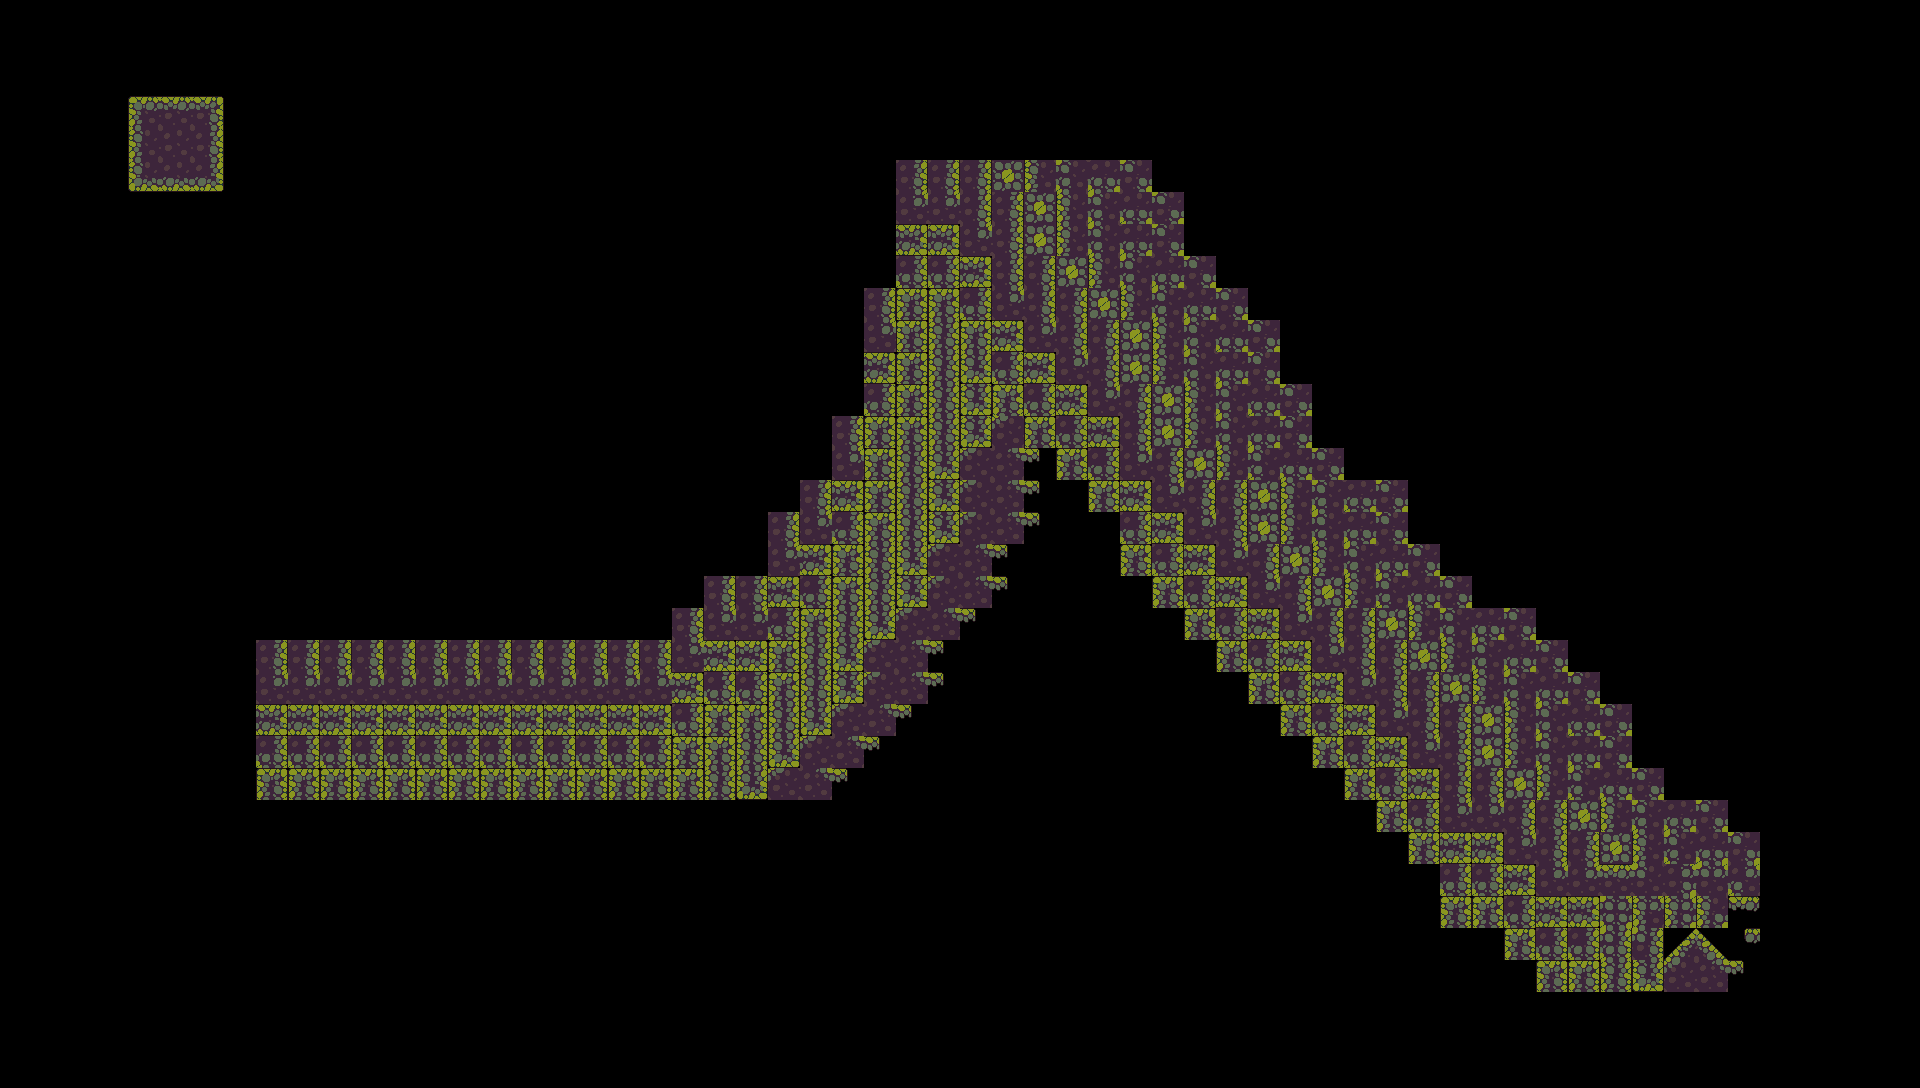

A level layout from a 2D game, rendered from its tile map. Below: a short description, then the map file with its tile-grid data intact:
An orthogonal 60x34 tile map with 32x32 px tiles, 1 tile layer (Слой тайлов 1).

<map version="1.2" tiledversion="1.3.1" orientation="orthogonal" renderorder="right-down" compressionlevel="0" width="60" height="34" tilewidth="32" tileheight="32" infinite="0" nextlayerid="2" nextobjectid="1">
 <editorsettings>
  <export target="maps/blindForest.json" format="json" />
 </editorsettings>
 <tileset firstgid="1" name="Tileset" tilewidth="32" tileheight="32" tilecount="60" columns="10">
  <image source="swamplands/1 Tiles/Tileset.png" width="320" height="192" />
 </tileset>
 <layer id="1" name="Слой тайлов 1" width="60" height="34">
  <data encoding="csv">
0,0,0,0,0,0,0,0,0,0,0,0,0,0,0,0,0,0,0,0,0,0,0,0,0,0,0,0,0,0,0,0,0,0,0,0,0,0,0,0,0,0,0,0,0,0,0,0,0,0,0,0,0,0,0,0,0,0,0,0,
0,0,0,0,0,0,0,0,0,0,0,0,0,0,0,0,0,0,0,0,0,0,0,0,0,0,0,0,0,0,0,0,0,0,0,0,0,0,0,0,0,0,0,0,0,0,0,0,0,0,0,0,0,0,0,0,0,0,0,0,
0,0,0,0,0,0,0,0,0,0,0,0,0,0,0,0,0,0,0,0,0,0,0,0,0,0,0,0,0,0,0,0,0,0,0,0,0,0,0,0,0,0,0,0,0,0,0,0,0,0,0,0,0,0,0,0,0,0,0,0,
0,0,0,0,1,2,3,0,0,0,0,0,0,0,0,0,0,0,0,0,0,0,0,0,0,0,0,0,0,0,0,0,0,0,0,0,0,0,0,0,0,0,0,0,0,0,0,0,0,0,0,0,0,0,0,0,0,0,0,0,
0,0,0,0,11,12,13,0,0,0,0,0,0,0,0,0,0,0,0,0,0,0,0,0,0,0,0,0,0,0,0,0,0,0,0,0,0,0,0,0,0,0,0,0,0,0,0,0,0,0,0,0,0,0,0,0,0,0,0,0,
0,0,0,0,21,22,23,0,0,0,0,0,0,0,0,0,0,0,0,0,0,0,0,0,0,0,0,0,14,14,14,15,16,17,18,19,0,0,0,0,0,0,0,0,0,0,0,0,0,0,0,0,0,0,0,0,0,0,0,0,
0,0,0,0,0,0,0,0,0,0,0,0,0,0,0,0,0,0,0,0,0,0,0,0,0,0,0,0,24,24,14,14,15,16,17,18,19,0,0,0,0,0,0,0,0,0,0,0,0,0,0,0,0,0,0,0,0,0,0,0,
0,0,0,0,0,0,0,0,0,0,0,0,0,0,0,0,0,0,0,0,0,0,0,0,0,0,0,0,34,34,24,14,15,16,17,18,19,0,0,0,0,0,0,0,0,0,0,0,0,0,0,0,0,0,0,0,0,0,0,0,
0,0,0,0,0,0,0,0,0,0,0,0,0,0,0,0,0,0,0,0,0,0,0,0,0,0,0,0,44,44,34,14,14,15,16,17,18,19,0,0,0,0,0,0,0,0,0,0,0,0,0,0,0,0,0,0,0,0,0,0,
0,0,0,0,0,0,0,0,0,0,0,0,0,0,0,0,0,0,0,0,0,0,0,0,0,0,0,14,54,54,44,24,14,14,15,16,17,18,19,0,0,0,0,0,0,0,0,0,0,0,0,0,0,0,0,0,0,0,0,0,
0,0,0,0,0,0,0,0,0,0,0,0,0,0,0,0,0,0,0,0,0,0,0,0,0,0,0,24,54,55,54,34,24,14,14,15,16,17,18,19,0,0,0,0,0,0,0,0,0,0,0,0,0,0,0,0,0,0,0,0,
0,0,0,0,0,0,0,0,0,0,0,0,0,0,0,0,0,0,0,0,0,0,0,0,0,0,0,34,54,55,56,44,34,24,14,15,16,17,18,19,0,0,0,0,0,0,0,0,0,0,0,0,0,0,0,0,0,0,0,0,
0,0,0,0,0,0,0,0,0,0,0,0,0,0,0,0,0,0,0,0,0,0,0,0,0,0,0,44,54,55,56,54,44,34,24,14,15,16,17,18,19,0,0,0,0,0,0,0,0,0,0,0,0,0,0,0,0,0,0,0,
0,0,0,0,0,0,0,0,0,0,0,0,0,0,0,0,0,0,0,0,0,0,0,0,0,0,14,54,54,55,56,57,54,44,34,14,15,16,17,18,19,0,0,0,0,0,0,0,0,0,0,0,0,0,0,0,0,0,0,0,
0,0,0,0,0,0,0,0,0,0,0,0,0,0,0,0,0,0,0,0,0,0,0,0,0,0,24,54,55,56,57,58,59,54,44,24,14,15,16,17,18,19,0,0,0,0,0,0,0,0,0,0,0,0,0,0,0,0,0,0,
0,0,0,0,0,0,0,0,0,0,0,0,0,0,0,0,0,0,0,0,0,0,0,0,0,14,34,54,55,56,57,58,59,0,54,34,24,14,14,15,16,17,18,19,0,0,0,0,0,0,0,0,0,0,0,0,0,0,0,0,
0,0,0,0,0,0,0,0,0,0,0,0,0,0,0,0,0,0,0,0,0,0,0,0,14,24,44,54,55,56,57,58,59,0,0,44,34,24,14,15,16,17,18,19,0,0,0,0,0,0,0,0,0,0,0,0,0,0,0,0,
0,0,0,0,0,0,0,0,0,0,0,0,0,0,0,0,0,0,0,0,0,0,0,0,24,34,54,55,56,57,58,59,0,0,0,54,44,34,24,14,15,16,17,18,19,0,0,0,0,0,0,0,0,0,0,0,0,0,0,0,
0,0,0,0,0,0,0,0,0,0,0,0,0,0,0,0,0,0,0,0,0,0,14,14,34,44,54,55,56,57,58,59,0,0,0,0,54,44,34,24,14,15,16,17,18,19,0,0,0,0,0,0,0,0,0,0,0,0,0,0,
0,0,0,0,0,0,0,0,0,0,0,0,0,0,0,0,0,0,0,0,0,14,24,24,44,54,55,56,57,58,59,0,0,0,0,0,0,54,44,34,24,14,14,15,16,17,18,19,0,0,0,0,0,0,0,0,0,0,0,0,
0,0,0,0,0,0,0,0,14,14,14,14,14,14,14,14,14,14,14,14,14,24,34,34,54,55,56,57,58,59,0,0,0,0,0,0,0,0,54,44,34,24,14,14,15,16,17,18,19,0,0,0,0,0,0,0,0,0,0,0,
0,0,0,0,0,0,0,0,24,24,24,24,24,24,24,24,24,24,24,24,24,34,44,44,54,55,56,57,58,59,0,0,0,0,0,0,0,0,0,54,44,34,24,14,14,15,16,17,18,19,0,0,0,0,0,0,0,0,0,0,
0,0,0,0,0,0,0,0,34,34,34,34,34,34,34,34,34,34,34,34,34,44,54,54,55,56,57,58,59,0,0,0,0,0,0,0,0,0,0,0,54,44,34,24,14,14,15,16,17,18,19,0,0,0,0,0,0,0,0,0,
0,0,0,0,0,0,0,0,44,44,44,44,44,44,44,44,44,44,44,44,44,54,54,55,56,57,58,59,0,0,0,0,0,0,0,0,0,0,0,0,0,54,44,34,24,14,15,16,17,18,19,0,0,0,0,0,0,0,0,0,
0,0,0,0,0,0,0,0,54,54,54,54,54,54,54,54,54,54,54,54,54,54,55,56,57,58,59,0,0,0,0,0,0,0,0,0,0,0,0,0,0,0,54,44,34,14,14,15,16,17,18,19,0,0,0,0,0,0,0,0,
0,0,0,0,0,0,0,0,0,0,0,0,0,0,0,0,0,0,0,0,0,0,0,0,0,0,0,0,0,0,0,0,0,0,0,0,0,0,0,0,0,0,0,54,44,24,24,14,14,15,16,17,18,19,0,0,0,0,0,0,
0,0,0,0,0,0,0,0,0,0,0,0,0,0,0,0,0,0,0,0,0,0,0,0,0,0,0,0,0,0,0,0,0,0,0,0,0,0,0,0,0,0,0,0,54,34,34,24,14,14,15,16,17,18,19,0,0,0,0,0,
0,0,0,0,0,0,0,0,0,0,0,0,0,0,0,0,0,0,0,0,0,0,0,0,0,0,0,0,0,0,0,0,0,0,0,0,0,0,0,0,0,0,0,0,0,44,44,34,24,24,25,26,27,28,29,0,0,0,0,0,
0,0,0,0,0,0,0,0,0,0,0,0,0,0,0,0,0,0,0,0,0,0,0,0,0,0,0,0,0,0,0,0,0,0,0,0,0,0,0,0,0,0,0,0,0,54,54,44,34,34,35,36,37,38,39,0,0,0,0,0,
0,0,0,0,0,0,0,0,0,0,0,0,0,0,0,0,0,0,0,0,0,0,0,0,0,0,0,0,0,0,0,0,0,0,0,0,0,0,0,0,0,0,0,0,0,0,0,54,44,44,45,46,47,48,49,0,0,0,0,0,
0,0,0,0,0,0,0,0,0,0,0,0,0,0,0,0,0,0,0,0,0,0,0,0,0,0,0,0,0,0,0,0,0,0,0,0,0,0,0,0,0,0,0,0,0,0,0,0,54,54,55,56,57,58,59,0,0,0,0,0,
0,0,0,0,0,0,0,0,0,0,0,0,0,0,0,0,0,0,0,0,0,0,0,0,0,0,0,0,0,0,0,0,0,0,0,0,0,0,0,0,0,0,0,0,0,0,0,0,0,0,0,0,0,0,0,0,0,0,0,0,
0,0,0,0,0,0,0,0,0,0,0,0,0,0,0,0,0,0,0,0,0,0,0,0,0,0,0,0,0,0,0,0,0,0,0,0,0,0,0,0,0,0,0,0,0,0,0,0,0,0,0,0,0,0,0,0,0,0,0,0,
0,0,0,0,0,0,0,0,0,0,0,0,0,0,0,0,0,0,0,0,0,0,0,0,0,0,0,0,0,0,0,0,0,0,0,0,0,0,0,0,0,0,0,0,0,0,0,0,0,0,0,0,0,0,0,0,0,0,0,0
</data>
 </layer>
</map>
